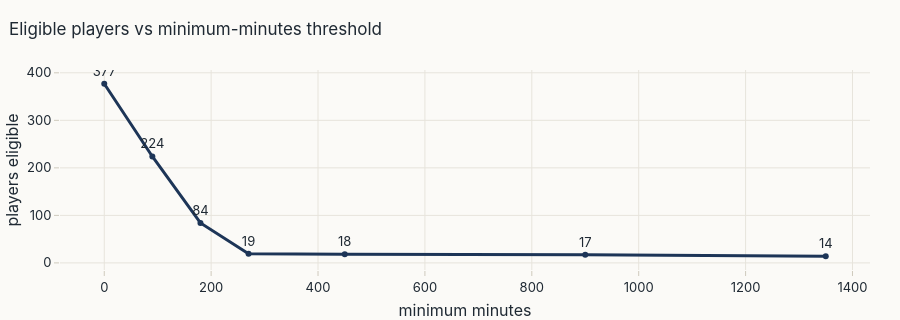

Notebook source saved alongside this figure:
### Code cell
cols = ["player_name", "team_name", "primary_position", "primary_role", "appearances", "starts", "minutes_played",
        "goals", "xg", "xg_p90", "xa_p90", "key_passes_p90", "progressive_passes_p90", "pressures_p90",
        "pass_completion_pct", "benchmark_group", "benchmark_n", "coverage_label"]
display(B.season_pct[B.season_pct.team_name == FOCUS][cols].round(2).head(20))
display(Markdown("**Minimum-minutes sensitivity** — how the xG/90 leaderboard changes with the threshold"))
display(pa.threshold_sensitivity(B.season, "xg_p90"))
viz.threshold_sensitivity_chart(B.season, banner=BANNER).show()

### Figure 1 — Plotly figure (JSON) as saved in the notebook; plotly's stock layout.template omitted (floating-point values rounded to 4 significant figures)
{"data": [{"line": {"color": "#1d3557", "width": 3}, "mode": "lines+markers+text", "text": ["377", "224", "84", "19", "18", "17", "14"], "textposition": "top center", "type": "scatter", "x": [0, 90, 180, 270, 450, 900, 1350], "y": [377, 224, 84, 19, 18, 17, 14]}], "layout": {"height": 320, "title": {"text": "Eligible players vs minimum-minutes threshold"}, "xaxis": {"title": {"text": "minimum minutes"}}, "yaxis": {"title": {"text": "players eligible"}}}}
